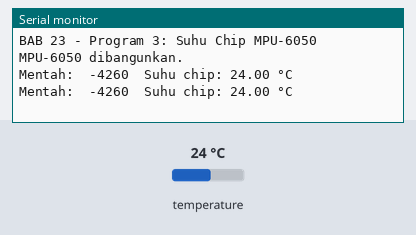
Bench run of a sketch on a simulated ESP32. On the bench: the last lines printed to the serial monitor. Wiring (inferred from the names in the program): MPU-6050 motion sensor at I2C address 0x68. The test bench sets the inputs (shaded band); at power-on: temperature 24 °C.

Above: at 2.2 s.
2.3 s: temperature set to 41 °C
At 3.8 s:
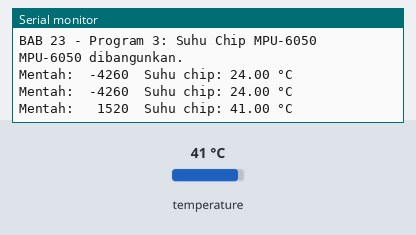
5.5 s: temperature set to 7 °C
At 6.5 s:
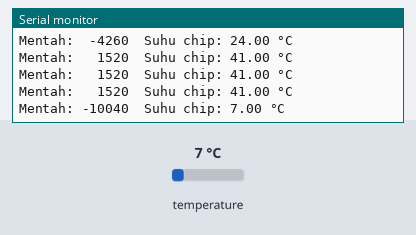

Measured:
- after the input at 2.3 s, the serial monitor: prints a new line after 0.70 s (image 1)
- after the input at 5.5 s, the serial monitor: prints a new line after 0.50 s (image 2)

The sketch:

p3_suhu_chip_mpu6050.ino
```cpp
/*
 * BAB 23 - Program 3: Suhu Chip MPU-6050
 * Membangunkan MPU-6050, lalu membaca suhu chip-nya setiap 1 detik.
 * Rumus dari datasheet: suhu (°C) = nilai mentah / 340 + 36.53
 *
 * Rangkaian: tidak perlu kabel. MPU-6050 tersambung ke
 * IO21 (SDA) dan IO22 (SCL) lewat jumper cap di kit.
 */

#include <Wire.h>

#define PIN_SDA 21
#define PIN_SCL 22

#define MPU_ALAMAT      0x68  // alamat I2C MPU-6050
#define MPU_PWR_MGMT_1  0x6B  // register pengaturan daya
#define MPU_TEMP_OUT_H  0x41  // byte atas suhu (byte bawahnya di 0x42)

const unsigned long JEDA_BACA = 1000;  // baca suhu setiap 1000 ms
unsigned long waktuBacaTerakhir = 0;

// Menulis 1 byte ke sebuah register. Hasil: true kalau target menjawab ACK.
bool tulisRegister(uint8_t alamat, uint8_t reg, uint8_t nilai) {
  Wire.beginTransmission(alamat);
  Wire.write(reg);     // byte pertama: nomor register
  Wire.write(nilai);   // byte kedua: nilai yang ditulis
  return Wire.endTransmission() == 0;
}

// Membaca beberapa register berurutan mulai dari regAwal (burst read).
// Hasil: true kalau semua byte diterima.
bool bacaBanyak(uint8_t alamat, uint8_t regAwal, uint8_t data[], uint8_t jumlah) {
  Wire.beginTransmission(alamat);
  Wire.write(regAwal);                               // tunjuk register pertama
  Wire.endTransmission(false);                       // tanpa STOP: repeated START
  if (Wire.requestFrom(alamat, jumlah) != jumlah) {  // minta beberapa byte sekaligus
    return false;
  }
  for (uint8_t i = 0; i < jumlah; i++) {
    data[i] = Wire.read();
  }
  return true;
}

void setup() {
  Serial.begin(115200);
  delay(1000);  // beri waktu Serial Monitor tersambung
  Wire.begin(PIN_SDA, PIN_SCL);

  Serial.println("BAB 23 - Program 3: Suhu Chip MPU-6050");

  // PWR_MGMT_1 = 0x01: bit SLEEP = 0 (bangun), sumber clock = PLL giroskop X
  if (tulisRegister(MPU_ALAMAT, MPU_PWR_MGMT_1, 0x01)) {
    Serial.println("MPU-6050 dibangunkan.");
  } else {
    Serial.println("Gagal menulis ke MPU-6050! Periksa jumper cap-nya.");
  }
}

void loop() {
  if (millis() - waktuBacaTerakhir < JEDA_BACA) {
    return;  // belum 1 detik, keluar dulu dari loop()
  }
  waktuBacaTerakhir = millis();

  uint8_t data[2];  // data[0] = TEMP_OUT_H (0x41), data[1] = TEMP_OUT_L (0x42)
  if (!bacaBanyak(MPU_ALAMAT, MPU_TEMP_OUT_H, data, 2)) {
    Serial.println("Gagal membaca MPU-6050.");
    return;
  }

  // Gabungkan byte atas dan byte bawah menjadi angka 16 bit bertanda (bisa negatif)
  int16_t mentah = (int16_t)((data[0] << 8) | data[1]);
  float suhu = mentah / 340.0 + 36.53;

  Serial.printf("Mentah: %6d  Suhu chip: %.2f °C\n", mentah, suhu);
}
```
